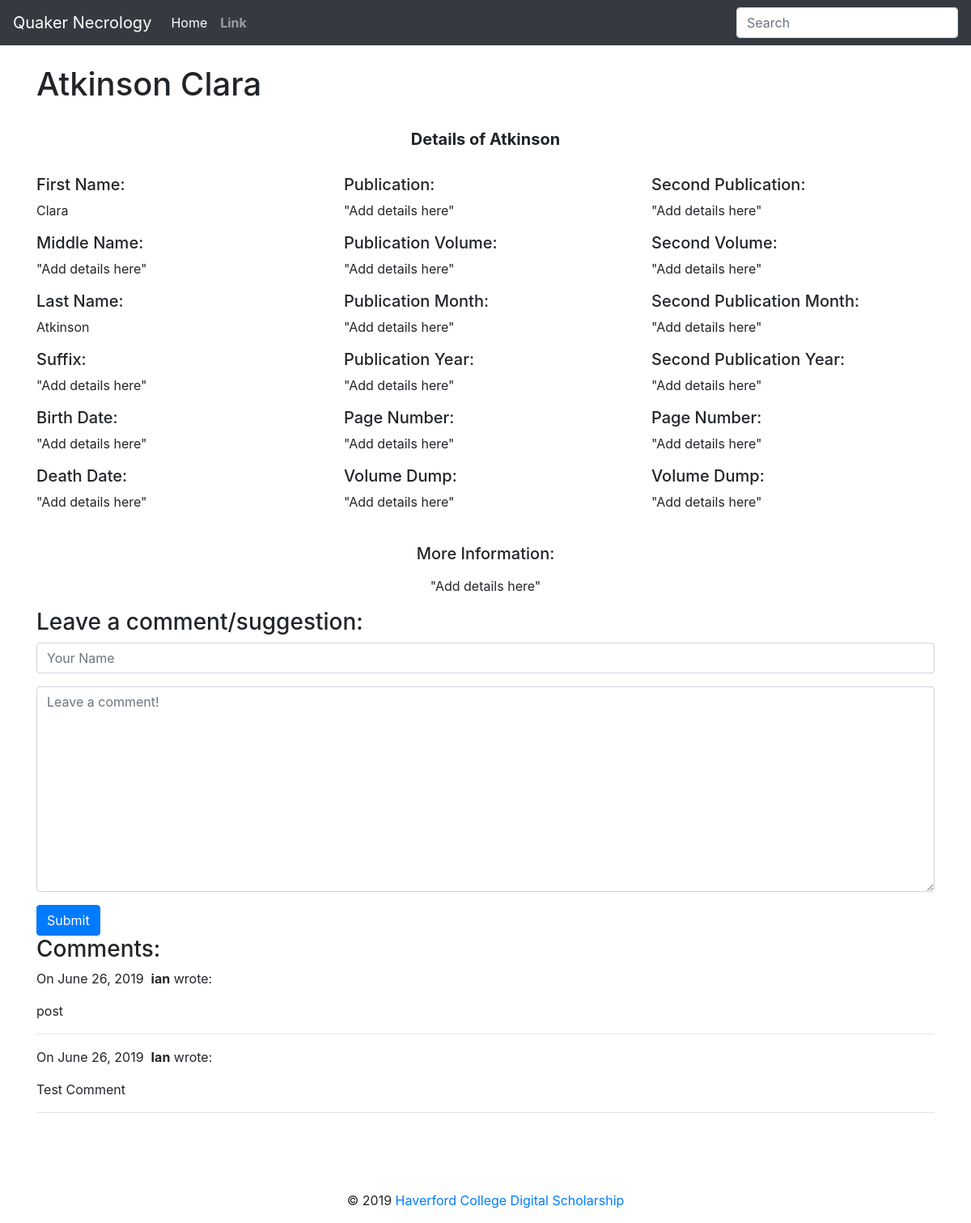
/22/, run on an earlier commit of the app's database.
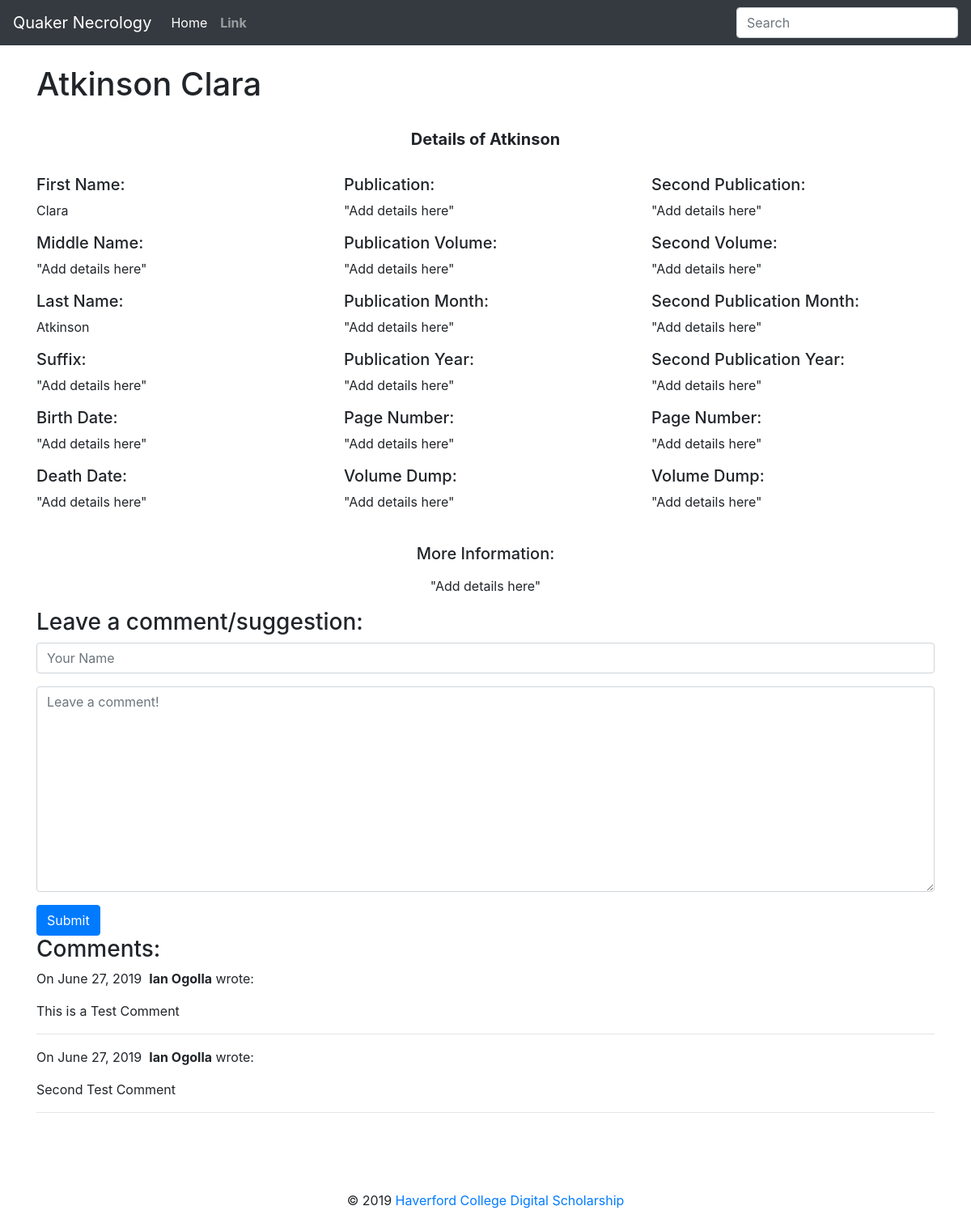
And on a later commit of the database.
### project1/models.py (models this page shows)
class Person(models.Model):
	lastname = models.CharField(max_length=100, blank=False)
	firstname = models.CharField(max_length=100, blank=False)
	middlename = models.CharField(max_length=100, null=True)

class Comment(models.Model):
    author = models.CharField(max_length=60)
    body = models.TextField()
    created_on = models.DateTimeField(auto_now_add=True, null=True)
    quaker = models.ForeignKey('Person', on_delete=models.CASCADE)

### project1/views.py (the view, shortened to what this page needs)
# urls.py: path("<int:pk>/", views.quaker_detail, name='quaker_detail'),
def quaker_detail(request, pk):
	quaker = Person.objects.get(pk=pk)
	form = CommentForm()
	comments = Comment.objects.filter(quaker=quaker)
	context = {
		'quaker' : quaker,
		'comments' : comments,
		'form' : form,
	}
	return render(request, 'quaker_detail.html', context)

### project1/forms.py
class CommentForm(forms.Form):
    author = forms.CharField(
        max_length=60,
        widget=forms.TextInput(attrs={
            "class": "form-control",
            "placeholder": "Your Name"
        })
    )
    body = forms.CharField(widget=forms.Textarea(
        attrs={
            "class": "form-control",
            "placeholder": "Leave a comment!"
        })
    )

### project1/templates/quaker_detail.html (shortened to what this page needs)
{% extends "base.html" %}
{% load static %}
{% block page_content %}
<h1>{{ quaker.middlename }}</h1>
	<br>
	<h5><center><strong>Details of {{quaker.lastname}}</strong></center></h5>
	<br>
	<div class="row">
		<div class="col-sm-4">
			<h5>First Name:</h5>
			<p>{{quaker.firstname}}</p>
			<h5>Middle Name:</h5>
			<p>"Add details here"</p>
			<h5>Last Name:</h5>
			<p>{{quaker.lastname}}</p>
			<h5>Suffix:</h5>
			<p>"Add details here"</p>
			<h5>Birth Date:</h5>
			<p>"Add details here"</p>
			<h5>Death Date:</h5>
			<p>"Add details here"</p>
		</div>
		<div class="col-sm-4">
			<h5>Publication:</h5>
			<p>"Add details here"</p>
			<h5>Publication Volume:</h5>
			<p>"Add details here"</p>
			<h5>Publication Month:</h5>
			<p>"Add details here"</p>
			<h5>Publication Year:</h5>
			<p>"Add details here"</p>
			<h5>Page Number:</h5>
			<p>"Add details here"</p>
			<h5>Volume Dump:</h5>
			<p>"Add details here"</p>
		</div>
		<div class="col-sm-4">
			<h5>Second Publication:</h5>
			<p>"Add details here"</p>
			<h5>Second Volume:</h5>
			<p>"Add details here"</p>
			<h5>Second Publication Month:</h5>
			<p>"Add details here"</p>
			<h5>Second Publication  Year:</h5>
			<p>"Add details here"</p>
			<h5>Page Number:</h5>
			<p>"Add details here"</p>
			<h5>Volume Dump:</h5>
			<p>"Add details here"</p>
		</div>
	</div>
	<br>
	<h5><center>More Information:</center></h5>
	<p><center>"Add details here"</center></p>
<h3>Leave a comment/suggestion:</h3>
    <form method="post">
        <div class="form-group">
            {{ form.author }}
        </div>
        <div class="form-group">
            {{ form.body }}
        </div>
        <button type="submit" class="btn btn-primary">Submit</button>
    </form>
    <h3>Comments:</h3>
    {% for comment in comments %}
    <p>
        On {{comment.created_on.date }}&nbsp;
        <b>{{ comment.author }}</b> wrote:
    </p>
    <p>{{ comment.body }}</p>
    <hr>
    {% endfor %}
</div>
{% endblock %}

### project1/templates/base.html (shortened to what this page needs)
<!DOCTYPE html>
<html>
  <head>
  </head>
  {% load static %}
  <link rel="stylesheet" type="text/css" href="{% static '/css/style.css' %}"/>
  <link rel="stylesheet" type="text/css" href="{% static '/css/bootstrap.min.css' %}"/>
  <body>
<nav class="navbar navbar-expand navbar-dark bg-dark">
  <a class="navbar-brand" href="#"> Quaker Necrology</a>
  <div class="collapse navbar-collapse" id="navbarsExample02">
    <ul class="navbar-nav mr-auto">
      <li class="nav-item active">
        <a class="nav-link" href="{% url 'quaker_index' %}">Home <span class="sr-only">(current)</span></a>
      </li>
      <b><li class="nav-item">
        <a class="nav-link" href="#">Link</a>
      </li></b>
    </ul>
    <form class="form-inline my-2 my-md-0">
      <input class="form-control" type="text" placeholder="Search">
    </form>
  </div>
</nav>
    <br>
    <div class="container">
{% block page_content %}
{% endblock %}
{% block footer %}
{% include "footer.html" %}
{% endblock %}
  </body>
</html>

### project1/templates/footer.html (shortened to what this page needs)
<footer class="page-footer font-small special-color-dark pt-4">
  <div class="container">
    <ul class="list-unstyled list-inline text-center">
    </ul>
  </div>
  <div class="footer-copyright text-center py-3">© 2019
    <a href="https://www.haverford.edu/library/digital-scholarship"> Haverford College Digital Scholarship</a>
  </div>
</footer>

What changed in the data, as far as the page shows it:
removed Comment: created_on "June 26, 2019", author "ian", body "post"
removed Comment: created_on "June 26, 2019", author "Ian", body "Test Comment"
added Comment: created_on "June 27, 2019", author "Ian Ogolla", body "This is a Test Comment"
added Comment: created_on "June 27, 2019", author "Ian Ogolla", body "Second Test Comment"
